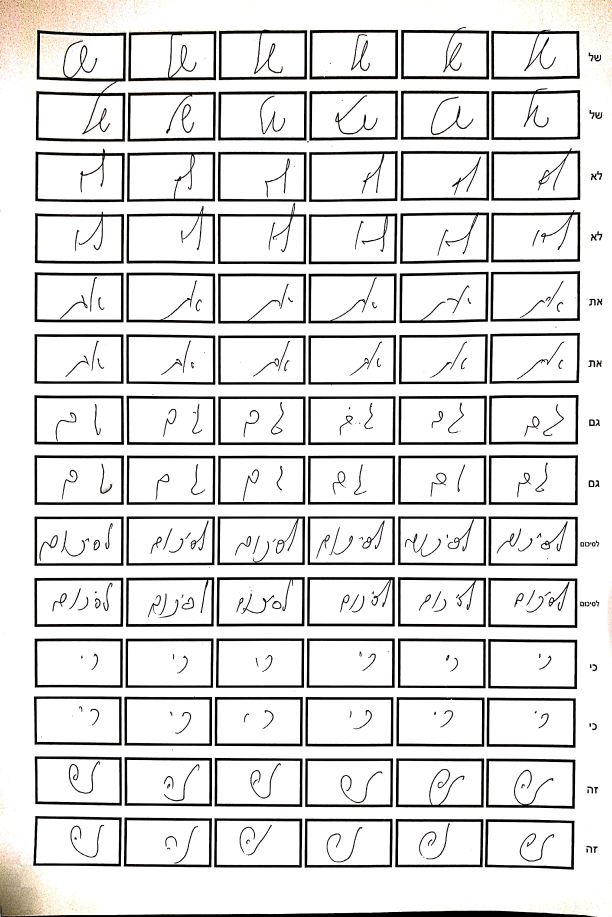
#> input picture src/dataset/1.jpg, 2448 x 3668 px (shown at 1/4 size)
$ python -i detectLetters.py   (imports and definitions only)   (older library calls are emulated)
#> lines starting #> are read from the running program, lines starting #| are printed output that depends on the picture; after the words box and inside, x2 and y2 are one past the last pixel; in counts of white or black regions, pixels touching at a corner belong together
import cv2
import numpy as np

def union_left_ctr(cur_ctr, next_ctr,canvas):
	"""
		the method main job is to combine 2 conturs to 1.
		some letters in hebrew are consists of two parts, those 2 parts must be together
		so that the network will classify the right word .
		example : "ש"  "ז"
	:param cur_ctr: first part of the word as contur
	:param next_ctr: second part of the word as contur
	:param canvas: the letters locations
	:return: the right action to preform
	"""

	xtemp = cur_ctr.x_start - 3
	ytemp = cur_ctr.y_end - 1

	temp_canvas = canvas.copy()
	ret, temp_canvas = cv2.threshold(temp_canvas, 109, 255, cv2.THRESH_BINARY_INV)
	while temp_canvas[ytemp][xtemp] != 255 and xtemp >= next_ctr.x_start and xtemp > 0:
		xtemp -= 1

	if temp_canvas[ytemp][xtemp] == 255:
			return 0
	else:
			return 1

def draw_white_cells(roiriginal, roi):
	"""
		the function main job is to erase noise around the letter, the noise could be a part of the
		next letter in the word. we want to delete the noise to help the classifier decide.
	:param roiriginal: getting an image with a handwritten letter
	:param roi: getting an image with a handwritten letter
	:return: the image without the noise
	"""
	roi_temp= roiriginal.copy()
	for k in range(roi_temp.shape[0]):
		for j in range(roi_temp.shape[1]):
			if roi[k][j] == 255:
				roi_temp[k][j] = 255
	return roi_temp

def find_letters(line_image):
	"""
		this function is the main function in this algorithm,
		the function cut each letter from the word image by using findconturs function
		each contur is part of the line image that contain a letter.
		also the function is handling few cases to get each letter without a noise around.
	:param line_image: the word image
	:return: a list of objects , each object contain the letter image and info about the image
	"""

	if line_image.shape[0] < 40:
		line_image = cv2.resize(line_image, (line_image.shape[1] * 2, line_image.shape[0] * 2))

	#binary
	ret,thresh = cv2.threshold(line_image, 109, 255, cv2.THRESH_BINARY_INV)
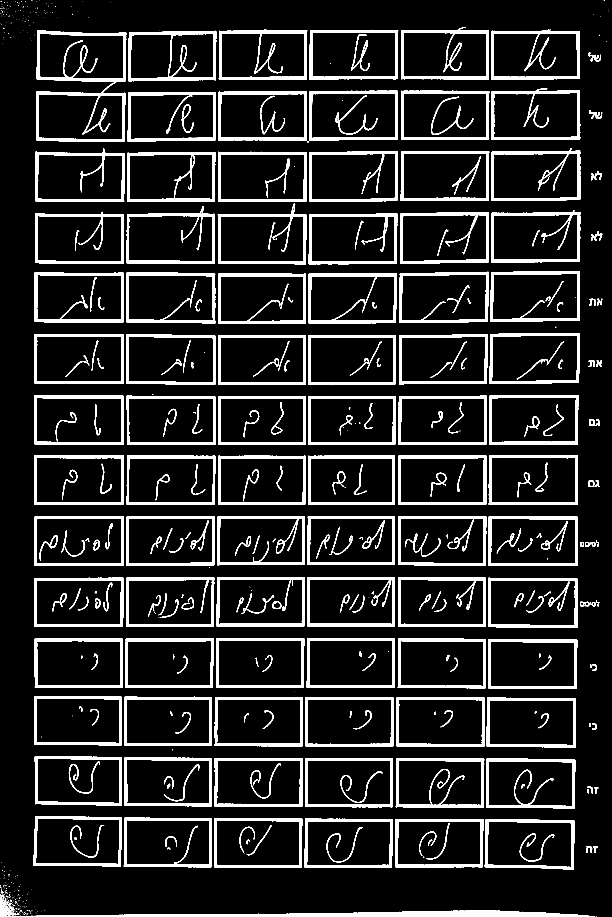
#> thresh: shape (3668, 2448) (shown at 1/4 size); 11.7% white; 655 white regions (355 under 20 px)

	if cv2.__version__.startswith('3.'):
		im2, ctrs, hier = cv2.findContours(thresh.copy(), cv2.RETR_EXTERNAL, cv2.CHAIN_APPROX_SIMPLE)
	else:
		(ctrs, __) = cv2.findContours(thresh.copy(), cv2.RETR_EXTERNAL, cv2.CHAIN_APPROX_SIMPLE)
#> ctrs = 438 contours, 315 with area under 20; largest, box (x1, y1, x2, y2) and area: (144, 120, 505, 567) 137287, (1958, 1332, 2320, 1535) 70634, (1600, 849, 1956, 1055) 70300, (1598, 1087, 1954, 1292) 70088, (871, 812, 1225, 1057) 69968

	#sort contours
	sorted_ctrs = sorted(ctrs, key=lambda ctr: cv2.boundingRect(ctr)[0], reverse=True)
#> sorted_ctrs has the same summary as ctrs

	#creating objects - so we coult hold a few arguments that connected together in the same variable

	class contur:
		def __init__(self, x, y, w, h):
			self.x_start = x
			self.y_start = y
			self.x_end = x + w
			self.y_end = y + h

	letters_images = list()
	new_ctr = list()

	for j, ctr in enumerate(sorted_ctrs):
		x, y, w, h = cv2.boundingRect(ctr)
		c = contur(x, y, w, h)
		new_ctr.append(c)
#> this loop made 438 passes
#> (x, y, w, h) on passes 1, 2, 4: (2434, 47, 1, 1), (2434, 39, 1, 1), (2415, 0, 3, 3)
#> after the loop, new_ctr = 438 items

	length = len(new_ctr)
#> length = 438

	i = 0
	while i < length:
		x, y, w, h = cv2.boundingRect(sorted_ctrs[i])

		if h > 3:
			canvas = np.ones_like(line_image)
			canvas.fill(255)
			cv2.drawContours(canvas, sorted_ctrs, i, (0, 0, 0), 3)

			if i < length - 1 and new_ctr[i].x_start >= new_ctr[i + 1].x_start and new_ctr[i].x_end <= new_ctr[i + 1].x_end:
				Y_end_bigger = max(new_ctr[i].y_end, new_ctr[i + 1].y_end)
				cv2.drawContours(canvas, sorted_ctrs, i + 1, (0, 0, 0), 3)

				if union_left_ctr(new_ctr[i], new_ctr[i+1], canvas) == 0:
					roi = canvas[y:y + h, x:x + w]
					roiriginal = line_image[y:y + h, x:x + w]
				else:
					roi = canvas[new_ctr[i + 1].y_start:Y_end_bigger, new_ctr[i + 1].x_start:new_ctr[i + 1].x_end]
					roiriginal = line_image[new_ctr[i + 1].y_start:Y_end_bigger, new_ctr[i + 1].x_start:new_ctr[i + 1].x_end]
					i += 1
			else:
				roi = canvas[y:y + h, x:x + w]
				roiriginal = line_image[y:y + h, x:x + w]

			letter = np.pad(roiriginal, pad_width=10, mode='constant', constant_values=255)

			# cv2.imshow(str(i), img_b)
			# cv2.waitKey(0)
			# cv2.destroyAllWindows()
			letters_images.append(letter)
		i+=1
#> this loop made 402 passes
#> (x, y, w, h, Y_end_bigger, ytemp in union_left_ctr, i) on passes 8, 12, 15, 20, 21, 22, 24, 25, 27, 28, 29, 30: (2389, 684, 19, 36, 1221, 719, 9), (2384, 2162, 12, 24, 2186, 2185, 14), (2377, 3148, 16, 26, 3174, 3173, 18), (2367, 2408, 15, 18, 2426, 2425, 24), (2364, 936, 23, 27, 963, 962, 26), (2361, 2408, 4, 9, 2417, 2416, 28), (2358, 2893, 6, 14, 2907, 2906, 31), (2357, 1678, 22, 26, 1704, 1703, 33), (2355, 210, 19, 35, 1468, 244, 36), (2349, 3157, 6, 16, 3174, 3172, 38), (2346, 3394, 6, 16, 3411, 3409, 40), (2345, 2407, 12, 19, 2426, 2425, 42)
#> (x, y, w, h, i) on passes 1 to 6: (2434, 47, 1, 1, 1), (2434, 39, 1, 1, 2), (2426, 165, 2, 2, 3), (2415, 0, 3, 3, 4), (2401, 67, 2, 1, 5), (2398, 139, 2, 3, 6)
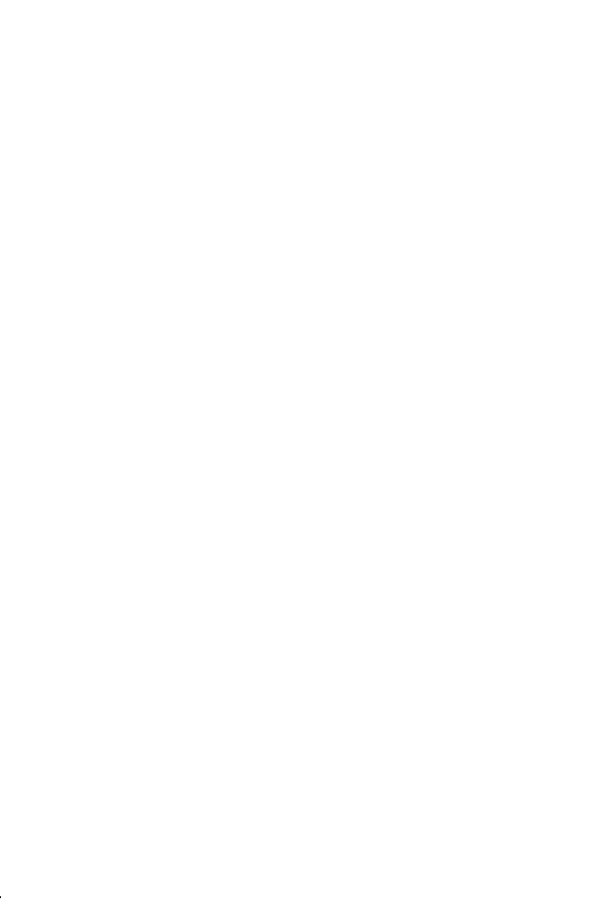
#> canvas: shape (3668, 2448) (shown at 1/4 size); 100% white; 1 black region, box (x1, y1, x2, y2) and area: (0, 3584, 5, 3593) 30
	return letters_images


def get_letters(lines):
	letters = []
	for line in lines:
		letters.append(find_letters(line))

	letters = [y for x in letters for y in x]
	return letters

>>> import cv2
>>> picture = cv2.imread('../../dataset/1.jpg', cv2.IMREAD_GRAYSCALE)
>>> result = find_letters(picture)
